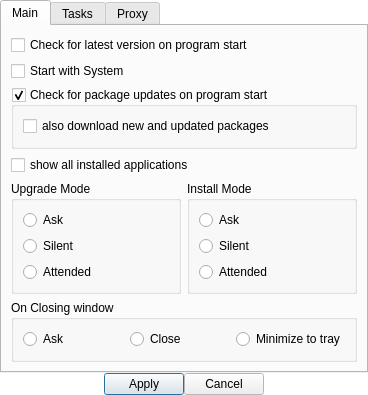
<?xml version="1.0" encoding="UTF-8"?>
<ui version="4.0">
 <class>SettingsDialog</class>
 <widget class="QDialog" name="SettingsDialog">
  <property name="geometry">
   <rect>
    <x>0</x>
    <y>0</y>
    <width>368</width>
    <height>349</height>
   </rect>
  </property>
  <property name="palette">
   <palette>
    <active>
     <colorrole role="Base">
      <brush brushstyle="SolidPattern">
       <color alpha="255">
        <red>255</red>
        <green>255</green>
        <blue>255</blue>
       </color>
      </brush>
     </colorrole>
     <colorrole role="Window">
      <brush brushstyle="SolidPattern">
       <color alpha="255">
        <red>255</red>
        <green>255</green>
        <blue>255</blue>
       </color>
      </brush>
     </colorrole>
    </active>
    <inactive>
     <colorrole role="Base">
      <brush brushstyle="SolidPattern">
       <color alpha="255">
        <red>255</red>
        <green>255</green>
        <blue>255</blue>
       </color>
      </brush>
     </colorrole>
     <colorrole role="Window">
      <brush brushstyle="SolidPattern">
       <color alpha="255">
        <red>255</red>
        <green>255</green>
        <blue>255</blue>
       </color>
      </brush>
     </colorrole>
    </inactive>
    <disabled>
     <colorrole role="Base">
      <brush brushstyle="SolidPattern">
       <color alpha="255">
        <red>255</red>
        <green>255</green>
        <blue>255</blue>
       </color>
      </brush>
     </colorrole>
     <colorrole role="Window">
      <brush brushstyle="SolidPattern">
       <color alpha="255">
        <red>255</red>
        <green>255</green>
        <blue>255</blue>
       </color>
      </brush>
     </colorrole>
    </disabled>
   </palette>
  </property>
  <property name="windowTitle">
   <string>Dialog</string>
  </property>
  <layout class="QVBoxLayout" name="verticalLayout">
   <property name="spacing">
    <number>0</number>
   </property>
   <property name="margin">
    <number>0</number>
   </property>
   <item>
    <widget class="QTabWidget" name="tabWidget">
     <property name="enabled">
      <bool>true</bool>
     </property>
     <property name="tabPosition">
      <enum>QTabWidget::North</enum>
     </property>
     <property name="tabShape">
      <enum>QTabWidget::Rounded</enum>
     </property>
     <property name="currentIndex">
      <number>0</number>
     </property>
     <widget class="QWidget" name="tab">
      <attribute name="title">
       <string>Main</string>
      </attribute>
      <layout class="QVBoxLayout" name="verticalLayout_2">
       <item>
        <widget class="QCheckBox" name="checklatestversion">
         <property name="text">
          <string>Check for latest version on program start</string>
         </property>
        </widget>
       </item>
       <item>
        <widget class="QCheckBox" name="checkstartwithsystem">
         <property name="text">
          <string>Start with System</string>
         </property>
        </widget>
       </item>
       <item>
        <widget class="QGroupBox" name="checkupdates">
         <property name="title">
          <string>Check for package updates on program start</string>
         </property>
         <property name="checkable">
          <bool>true</bool>
         </property>
         <layout class="QVBoxLayout" name="verticalLayout_8">
          <item>
           <widget class="QCheckBox" name="ckdlPackage">
            <property name="text">
             <string>also download new and updated packages</string>
            </property>
           </widget>
          </item>
         </layout>
        </widget>
       </item>
       <item>
        <widget class="QCheckBox" name="ckShowAllApps">
         <property name="text">
          <string>show all installed applications</string>
         </property>
        </widget>
       </item>
       <item>
        <layout class="QHBoxLayout" name="horizontalLayout">
         <item>
          <widget class="QGroupBox" name="groupBox_3">
           <property name="title">
            <string>Upgrade Mode</string>
           </property>
           <layout class="QVBoxLayout" name="verticalLayout_3">
            <item>
             <widget class="QRadioButton" name="checkUpgradeAsk">
              <property name="text">
               <string>Ask</string>
              </property>
             </widget>
            </item>
            <item>
             <widget class="QRadioButton" name="checkSilentUpgrade">
              <property name="text">
               <string>Silent</string>
              </property>
             </widget>
            </item>
            <item>
             <widget class="QRadioButton" name="checkAttendedUpgrade">
              <property name="text">
               <string>Attended</string>
              </property>
             </widget>
            </item>
           </layout>
          </widget>
         </item>
         <item>
          <widget class="QGroupBox" name="groupBox">
           <property name="title">
            <string>Install Mode</string>
           </property>
           <layout class="QVBoxLayout" name="verticalLayout_4">
            <item>
             <widget class="QRadioButton" name="checkAskInstall">
              <property name="text">
               <string>Ask</string>
              </property>
             </widget>
            </item>
            <item>
             <widget class="QRadioButton" name="checkSilentInstall">
              <property name="text">
               <string>Silent</string>
              </property>
             </widget>
            </item>
            <item>
             <widget class="QRadioButton" name="checkAttendeInstall">
              <property name="text">
               <string>Attended</string>
              </property>
             </widget>
            </item>
           </layout>
          </widget>
         </item>
        </layout>
       </item>
       <item>
        <widget class="QGroupBox" name="groupBox_2">
         <property name="title">
          <string>On Closing window</string>
         </property>
         <layout class="QHBoxLayout" name="horizontalLayout_4">
          <item>
           <widget class="QRadioButton" name="checkAskClose">
            <property name="text">
             <string>Ask</string>
            </property>
           </widget>
          </item>
          <item>
           <widget class="QRadioButton" name="checkCloseClsoe">
            <property name="text">
             <string>Close</string>
            </property>
           </widget>
          </item>
          <item>
           <widget class="QRadioButton" name="checkCloseMinimize">
            <property name="text">
             <string>Minimize to tray</string>
            </property>
           </widget>
          </item>
         </layout>
        </widget>
       </item>
      </layout>
     </widget>
     <widget class="QWidget" name="tab_2">
      <attribute name="title">
       <string>Tasks</string>
      </attribute>
      <layout class="QVBoxLayout" name="verticalLayout_5">
       <item>
        <layout class="QHBoxLayout" name="horizontalLayout_5">
         <item>
          <widget class="QSpinBox" name="maxtaskCount">
           <property name="buttonSymbols">
            <enum>QAbstractSpinBox::UpDownArrows</enum>
           </property>
           <property name="correctionMode">
            <enum>QAbstractSpinBox::CorrectToPreviousValue</enum>
           </property>
           <property name="suffix">
            <string/>
           </property>
           <property name="prefix">
            <string/>
           </property>
           <property name="minimum">
            <number>1</number>
           </property>
           <property name="maximum">
            <number>10</number>
           </property>
           <property name="value">
            <number>2</number>
           </property>
          </widget>
         </item>
         <item>
          <widget class="QLabel" name="label">
           <property name="text">
            <string>Simultaneous downloads</string>
           </property>
          </widget>
         </item>
         <item>
          <spacer name="horizontalSpacer_3">
           <property name="orientation">
            <enum>Qt::Horizontal</enum>
           </property>
           <property name="sizeHint" stdset="0">
            <size>
             <width>40</width>
             <height>20</height>
            </size>
           </property>
          </spacer>
         </item>
        </layout>
       </item>
       <item>
        <widget class="QGroupBox" name="groupBox_4">
         <property name="title">
          <string>Default install</string>
         </property>
         <layout class="QHBoxLayout" name="horizontalLayout_6">
          <item>
           <widget class="QRadioButton" name="installmodeAttended">
            <property name="text">
             <string>Attended Install</string>
            </property>
           </widget>
          </item>
          <item>
           <widget class="QRadioButton" name="installModeSilent">
            <property name="text">
             <string>Silent Install</string>
            </property>
           </widget>
          </item>
         </layout>
        </widget>
       </item>
       <item>
        <spacer name="verticalSpacer">
         <property name="orientation">
          <enum>Qt::Vertical</enum>
         </property>
         <property name="sizeHint" stdset="0">
          <size>
           <width>20</width>
           <height>40</height>
          </size>
         </property>
        </spacer>
       </item>
      </layout>
     </widget>
     <widget class="QWidget" name="tab_3">
      <attribute name="title">
       <string>Proxy</string>
      </attribute>
      <layout class="QVBoxLayout" name="verticalLayout_6">
       <item>
        <widget class="QGroupBox" name="proxy_settings">
         <property name="title">
          <string>Proxy Settings</string>
         </property>
         <property name="checkable">
          <bool>true</bool>
         </property>
         <property name="checked">
          <bool>false</bool>
         </property>
         <layout class="QVBoxLayout" name="verticalLayout_7">
          <item>
           <layout class="QHBoxLayout" name="horizontalLayout_9">
            <item>
             <widget class="QLabel" name="label_5">
              <property name="text">
               <string>HostName: </string>
              </property>
             </widget>
            </item>
            <item>
             <widget class="QLineEdit" name="proxy_hostname"/>
            </item>
           </layout>
          </item>
          <item>
           <layout class="QHBoxLayout" name="horizontalLayout_2">
            <item>
             <widget class="QLabel" name="label_2">
              <property name="text">
               <string>         Port:  </string>
              </property>
             </widget>
            </item>
            <item>
             <widget class="QLineEdit" name="proxy_port"/>
            </item>
           </layout>
          </item>
          <item>
           <layout class="QHBoxLayout" name="horizontalLayout_8">
            <item>
             <widget class="QLabel" name="label_4">
              <property name="text">
               <string>         User: </string>
              </property>
             </widget>
            </item>
            <item>
             <widget class="QLineEdit" name="proxy_username"/>
            </item>
           </layout>
          </item>
          <item>
           <layout class="QHBoxLayout" name="horizontalLayout_7">
            <item>
             <widget class="QLabel" name="label_3">
              <property name="text">
               <string> Password: </string>
              </property>
             </widget>
            </item>
            <item>
             <widget class="QLineEdit" name="proxy_password"/>
            </item>
           </layout>
          </item>
          <item>
           <layout class="QHBoxLayout" name="horizontalLayout_10">
            <item>
             <widget class="QLabel" name="label_6">
              <property name="sizePolicy">
               <sizepolicy hsizetype="Maximum" vsizetype="Preferred">
                <horstretch>0</horstretch>
                <verstretch>0</verstretch>
               </sizepolicy>
              </property>
              <property name="text">
               <string>        Type: </string>
              </property>
             </widget>
            </item>
            <item>
             <widget class="QComboBox" name="proxy_type">
              <item>
               <property name="text">
                <string>Socks5Proxy</string>
               </property>
              </item>
              <item>
               <property name="text">
                <string>HttpProxy</string>
               </property>
              </item>
              <item>
               <property name="text">
                <string>HttpCachingProxy</string>
               </property>
              </item>
              <item>
               <property name="text">
                <string>FtpCachingProxy</string>
               </property>
              </item>
             </widget>
            </item>
           </layout>
          </item>
         </layout>
        </widget>
       </item>
       <item>
        <spacer name="verticalSpacer_2">
         <property name="orientation">
          <enum>Qt::Vertical</enum>
         </property>
         <property name="sizeHint" stdset="0">
          <size>
           <width>20</width>
           <height>48</height>
          </size>
         </property>
        </spacer>
       </item>
      </layout>
     </widget>
    </widget>
   </item>
   <item>
    <layout class="QHBoxLayout" name="horizontalLayout_3">
     <item>
      <spacer name="horizontalSpacer">
       <property name="orientation">
        <enum>Qt::Horizontal</enum>
       </property>
       <property name="sizeHint" stdset="0">
        <size>
         <width>40</width>
         <height>20</height>
        </size>
       </property>
      </spacer>
     </item>
     <item>
      <widget class="QPushButton" name="btApply">
       <property name="text">
        <string>Apply</string>
       </property>
      </widget>
     </item>
     <item>
      <widget class="QPushButton" name="btCancel">
       <property name="text">
        <string>Cancel</string>
       </property>
      </widget>
     </item>
     <item>
      <spacer name="horizontalSpacer_2">
       <property name="orientation">
        <enum>Qt::Horizontal</enum>
       </property>
       <property name="sizeHint" stdset="0">
        <size>
         <width>40</width>
         <height>20</height>
        </size>
       </property>
      </spacer>
     </item>
    </layout>
   </item>
  </layout>
 </widget>
 <tabstops>
  <tabstop>tabWidget</tabstop>
  <tabstop>checklatestversion</tabstop>
  <tabstop>checkstartwithsystem</tabstop>
  <tabstop>ckShowAllApps</tabstop>
  <tabstop>checkUpgradeAsk</tabstop>
  <tabstop>checkSilentUpgrade</tabstop>
  <tabstop>checkAttendedUpgrade</tabstop>
  <tabstop>checkAskInstall</tabstop>
  <tabstop>checkSilentInstall</tabstop>
  <tabstop>checkAttendeInstall</tabstop>
  <tabstop>checkAskClose</tabstop>
  <tabstop>checkCloseClsoe</tabstop>
  <tabstop>checkCloseMinimize</tabstop>
  <tabstop>maxtaskCount</tabstop>
  <tabstop>installmodeAttended</tabstop>
  <tabstop>installModeSilent</tabstop>
  <tabstop>proxy_settings</tabstop>
  <tabstop>proxy_hostname</tabstop>
  <tabstop>proxy_port</tabstop>
  <tabstop>proxy_username</tabstop>
  <tabstop>proxy_password</tabstop>
  <tabstop>proxy_type</tabstop>
  <tabstop>btApply</tabstop>
  <tabstop>btCancel</tabstop>
  <tabstop>ckdlPackage</tabstop>
 </tabstops>
 <resources/>
 <connections/>
</ui>
